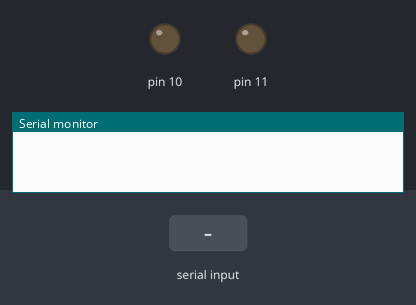
The sketch below on a simulated Arduino Uno, built with avr-gcc and run on an emulated ATmega328P. Parts: output pins drawn as LEDs (lit = HIGH), the last lines printed to the serial monitor. Inputs (shaded band) come from the test bench.

Above: at 1.2 s.
1.3 s: "1" received over Serial
At 1.8 s:
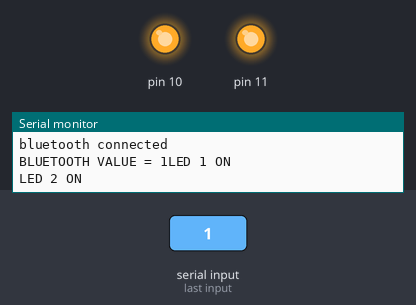
2.8 s: "2" received over Serial
At 4.0 s:
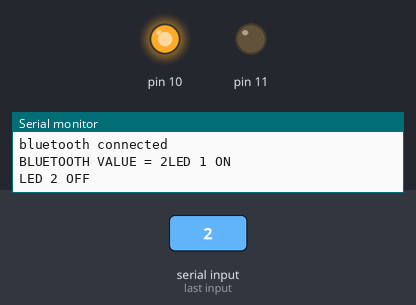
4.3 s: "3" received over Serial
At 5.3 s:
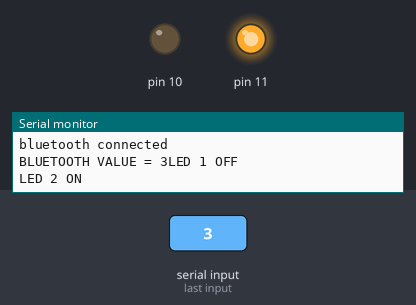
Timing chart, 0 to 7.3 s (numbered marks = the images above; inputs shaded):
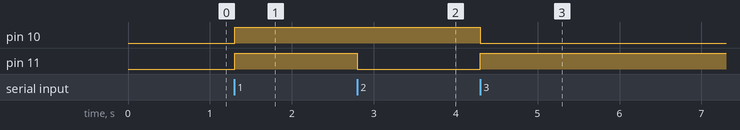

The sketch:

bt.ino
```cpp
char data;
void setup()
{
Serial.begin(9600);
pinMode(11, OUTPUT);
pinMode(10, OUTPUT);
}
void loop()
{
if(Serial.available() > 0)
{ Serial.print("\nbluetooth connected\n");
data = Serial.read();


 Serial.print("BLUETOOTH VALUE = ");
Serial.print(data)
;if(data=='0')
{
digitalWrite(11, LOW);
digitalWrite(10, LOW);
Serial.print("LED 1 OFF\nLED 2 OFF\n");

}
if(data=='1')
{
digitalWrite(11, HIGH);
digitalWrite(10, HIGH);
Serial.print("LED 1 ON\nLED 2 ON\n");

}
if(data=='2')
{
digitalWrite(11, LOW);
digitalWrite(10, HIGH);
 Serial.print("LED 1 ON \nLED 2 OFF\n");
}
if(data=='3')
{
digitalWrite(11, HIGH);
digitalWrite(10, LOW);
   Serial.print("LED 1 OFF \nLED 2 ON\n");
}
}

}
```

Measured:
- after the input at 1.3 s, pin 10, pin 11: LOW → HIGH at once
- after the input at 2.8 s, pin 11: HIGH → LOW at once
- after the input at 4.3 s, pin 10: HIGH → LOW at once; pin 11: LOW → HIGH at once
